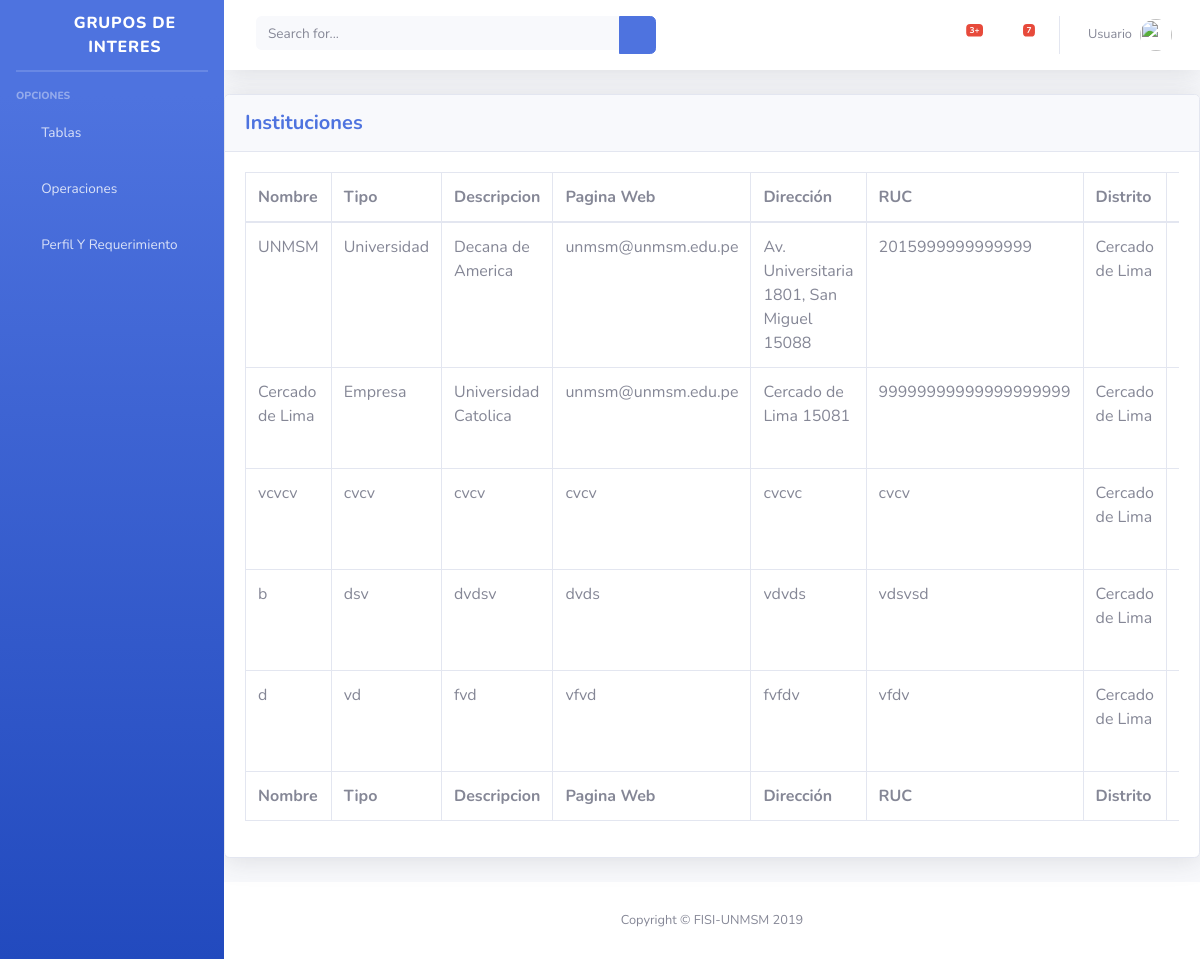
Page /instituciones/consultar on the committed database.
### Grupos_Int/models.py (models this page shows, shortened)
class Representante (models.Model):
    institucion = models.ForeignKey(
        Institucion, null=False, blank=False, on_delete=models.CASCADE)
    nombres = models.CharField(max_length=100)
    apellidoPaterno = models.CharField(max_length=100)
    apellidoMaterno = models.CharField(max_length=100)
    correo = models.CharField(max_length=50)
    telefono = models.CharField(max_length=15)
    cargo = models.CharField(max_length=50)
    area = models.CharField(max_length=50)
    dni = models.CharField(max_length=20)

class Institucion (models.Model):
    distrito = models.ForeignKey(
        Distrito, null=False, blank=False, on_delete=models.CASCADE)
    nombre = models.CharField(max_length=100)
    tipo = models.CharField(max_length=50)
    descripcion = models.CharField(max_length=500)
    paginaWeb = models.CharField(max_length=50)
    direccion = models.CharField(max_length=100)
    ruc = models.CharField(max_length=20)

class Distrito (models.Model):
    provincia = models.ForeignKey(
        Provincia, null=False, blank=False, on_delete=models.CASCADE)
    nombre = models.CharField(max_length=100)

### Grupos_Int/views.py (the view)
# urls.py: path('instituciones/consultar', InstitucionList.as_view(), name='instituciones' ),
class InstitucionList (ListView):
    model = Representante
    template_name = 'instituciones_List.html'

### Templates/instituciones_List.html (shortened to what this page needs)
{% extends "instituciones_base.html" %}
{% load staticfiles %}
{%block opciones%}
<li class="nav-item">
        <a class="nav-link collapsed" href="#" data-toggle="collapse" data-target="#collapseInstBase" aria-expanded="true"
                  aria-controls="collapseInstBase">
                  <i class="fas fa-fw fa-cog"></i>
                  <span>Operaciones</span>
                </a>
            </li>
<li class="nav-item">
    <a class="nav-link collapsed" href="#" data-toggle="collapse" data-target="#collapseCap" aria-expanded="true"
        aria-controls="collapseCap">
        <i class="fas fa-fw fa-table"></i>
        <span>Perfil Y Requerimiento</span>
    </a>
</li>
{%endblock%}
{% block content %}
<div class="card shadow mb-4">
    <div class="card-header py-3">
        <h5 class="m-0 font-weight-bold text-primary">Instituciones</h5>
    </div>
    <div class="card-body">
        <div class="table-responsive">
            <table class="table table-bordered" id="dataTable" width="100%" cellspacing="0">
                <thead>
                    <tr>
                        <th>Nombre</th>
                        <th>Tipo</th>
                        <th>Descripcion</th>
                        <th>Pagina Web</th>
                        <th>Dirección</th>
                        <th>RUC</th>
                        <th>Distrito</th>
                        <th>Provincia</th>
                    </tr>
                </thead>
                <tfoot>
                    <tr>
                        <th>Nombre</th>
                        <th>Tipo</th>
                        <th>Descripcion</th>
                        <th>Pagina Web</th>
                        <th>Dirección</th>
                        <th>RUC</th>
                        <th>Distrito</th>
                        <th>Provincia</th>
                    </tr>
                </tfoot>
                <tbody>
                    {% if object_list %}
                    {% for Representante in object_list %}
                    <tr>
                        <td>{{Representante.institucion.nombre}}</td>
                        <td>{{Representante.institucion.tipo}}</td>
                        <td>{{Representante.institucion.descripcion}}</td>
                        <td>{{Representante.institucion.paginaWeb}}</td>
                        <td>{{Representante.institucion.direccion}}</td>
                        <td>{{Representante.institucion.ruc}}</td>
                        <td>{{Representante.institucion.distrito.nombre}}</td>
                        <td>{{Representante.institucion.distrito.provincia.nombre}}</td>
                        {% endfor %}
                        {%else %}
                        <h1>No hay registros </h1>
                        {% endif %}
                    </tr>
                </tbody>
            </table>
        </div>
    </div>
</div>
{% endblock%}

### rows in the picture
Representante: institucion.nombre "UNMSM", institucion.tipo "Universidad", institucion.descripcion "Decana de America", institucion.paginaWeb "unmsm@unmsm.edu.pe", institucion.direccion "Av. Universitaria 1801, San Miguel 15088", institucion.ruc "2015999999999999", institucion.distrito.nombre "Cercado de Lima"
Representante: institucion.nombre "Cercado de Lima", institucion.tipo "Empresa", institucion.descripcion "Universidad Catolica", institucion.paginaWeb "unmsm@unmsm.edu.pe", institucion.direccion "Cercado de Lima 15081", institucion.ruc "99999999999999999999", institucion.distrito.nombre "Cercado de Lima"
Representante: institucion.nombre "vcvcv", institucion.tipo "cvcv", institucion.descripcion "cvcv", institucion.paginaWeb "cvcv", institucion.direccion "cvcvc", institucion.ruc "cvcv", institucion.distrito.nombre "Cercado de Lima"
Representante: institucion.nombre "b", institucion.tipo "dsv", institucion.descripcion "dvdsv", institucion.paginaWeb "dvds", institucion.direccion "vdvds", institucion.ruc "vdsvsd", institucion.distrito.nombre "Cercado de Lima"
Representante: institucion.nombre "d", institucion.tipo "vd", institucion.descripcion "fvd", institucion.paginaWeb "vfvd", institucion.direccion "fvfdv", institucion.ruc "vfdv", institucion.distrito.nombre "Cercado de Lima"
